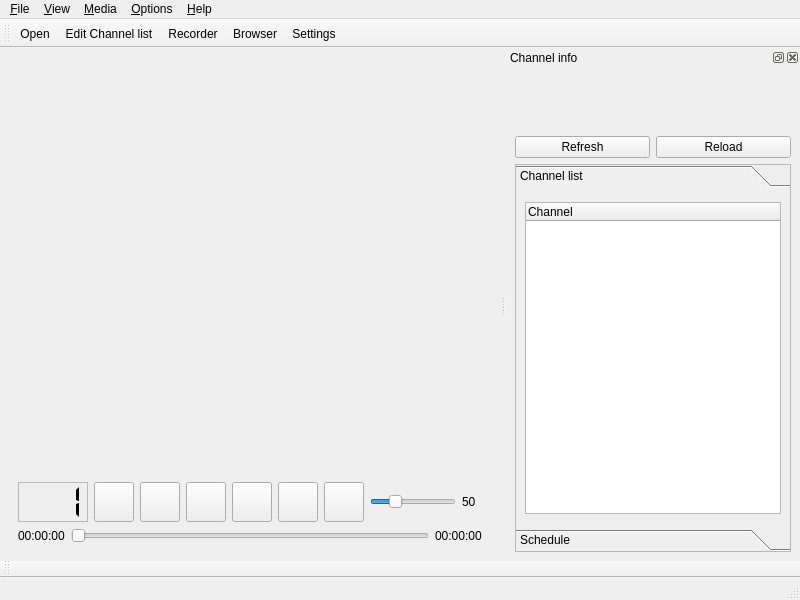
<ui version="4.0" >
 <class>MainWindow</class>
 <widget class="QMainWindow" name="MainWindow" >
  <property name="geometry" >
   <rect>
    <x>0</x>
    <y>0</y>
    <width>800</width>
    <height>600</height>
   </rect>
  </property>
  <property name="windowTitle" >
   <string>Tano Player</string>
  </property>
  <property name="windowIcon" >
   <iconset resource="images.qrc" >
    <normaloff>:/icons/images/tano.png</normaloff>:/icons/images/tano.png</iconset>
  </property>
  <widget class="QWidget" name="centralwidget" >
   <layout class="QVBoxLayout" name="centralLayout" >
    <item>
     <widget class="Video" native="1" name="videoWidget" />
    </item>
    <item>
     <widget class="QWidget" native="1" name="controlsWidget" >
      <property name="sizePolicy" >
       <sizepolicy vsizetype="Maximum" hsizetype="Preferred" >
        <horstretch>0</horstretch>
        <verstretch>0</verstretch>
       </sizepolicy>
      </property>
      <layout class="QVBoxLayout" name="verticalLayout" >
       <item>
        <layout class="QHBoxLayout" name="layoutButtons" >
         <item>
          <widget class="QLCDNumber" name="channelNumber" >
           <property name="minimumSize" >
            <size>
             <width>70</width>
             <height>40</height>
            </size>
           </property>
           <property name="maximumSize" >
            <size>
             <width>70</width>
             <height>40</height>
            </size>
           </property>
           <property name="frameShape" >
            <enum>QFrame::StyledPanel</enum>
           </property>
           <property name="numDigits" >
            <number>3</number>
           </property>
           <property name="segmentStyle" >
            <enum>QLCDNumber::Flat</enum>
           </property>
           <property name="value" stdset="0" >
            <double>1.000000000000000</double>
           </property>
          </widget>
         </item>
         <item>
          <widget class="QPushButton" name="buttonPlay" >
           <property name="minimumSize" >
            <size>
             <width>40</width>
             <height>40</height>
            </size>
           </property>
           <property name="maximumSize" >
            <size>
             <width>40</width>
             <height>40</height>
            </size>
           </property>
           <property name="toolTip" >
            <string>Play</string>
           </property>
           <property name="statusTip" >
            <string>Play</string>
           </property>
           <property name="icon" >
            <iconset resource="images.qrc" >
             <normaloff>:/icons/images/player_play.png</normaloff>:/icons/images/player_play.png</iconset>
           </property>
           <property name="iconSize" >
            <size>
             <width>32</width>
             <height>32</height>
            </size>
           </property>
          </widget>
         </item>
         <item>
          <widget class="QPushButton" name="buttonStop" >
           <property name="minimumSize" >
            <size>
             <width>40</width>
             <height>40</height>
            </size>
           </property>
           <property name="maximumSize" >
            <size>
             <width>40</width>
             <height>40</height>
            </size>
           </property>
           <property name="toolTip" >
            <string>Stop</string>
           </property>
           <property name="statusTip" >
            <string>Stop</string>
           </property>
           <property name="icon" >
            <iconset resource="images.qrc" >
             <normaloff>:/icons/images/player_stop.png</normaloff>:/icons/images/player_stop.png</iconset>
           </property>
           <property name="iconSize" >
            <size>
             <width>32</width>
             <height>32</height>
            </size>
           </property>
          </widget>
         </item>
         <item>
          <widget class="QPushButton" name="buttonBack" >
           <property name="minimumSize" >
            <size>
             <width>40</width>
             <height>40</height>
            </size>
           </property>
           <property name="maximumSize" >
            <size>
             <width>40</width>
             <height>40</height>
            </size>
           </property>
           <property name="toolTip" >
            <string>Back</string>
           </property>
           <property name="statusTip" >
            <string>Back</string>
           </property>
           <property name="icon" >
            <iconset resource="images.qrc" >
             <normaloff>:/icons/images/player_rew.png</normaloff>:/icons/images/player_rew.png</iconset>
           </property>
           <property name="iconSize" >
            <size>
             <width>32</width>
             <height>32</height>
            </size>
           </property>
          </widget>
         </item>
         <item>
          <widget class="QPushButton" name="buttonNext" >
           <property name="minimumSize" >
            <size>
             <width>40</width>
             <height>40</height>
            </size>
           </property>
           <property name="maximumSize" >
            <size>
             <width>40</width>
             <height>40</height>
            </size>
           </property>
           <property name="toolTip" >
            <string>Next</string>
           </property>
           <property name="statusTip" >
            <string>Next</string>
           </property>
           <property name="icon" >
            <iconset resource="images.qrc" >
             <normaloff>:/icons/images/player_fwd.png</normaloff>:/icons/images/player_fwd.png</iconset>
           </property>
           <property name="iconSize" >
            <size>
             <width>32</width>
             <height>32</height>
            </size>
           </property>
          </widget>
         </item>
         <item>
          <widget class="QPushButton" name="buttonRecord" >
           <property name="minimumSize" >
            <size>
             <width>40</width>
             <height>40</height>
            </size>
           </property>
           <property name="maximumSize" >
            <size>
             <width>40</width>
             <height>40</height>
            </size>
           </property>
           <property name="toolTip" >
            <string>Record Now</string>
           </property>
           <property name="statusTip" >
            <string>Record Now</string>
           </property>
           <property name="icon" >
            <iconset resource="images.qrc" >
             <normaloff>:/icons/images/record.png</normaloff>:/icons/images/record.png</iconset>
           </property>
           <property name="iconSize" >
            <size>
             <width>22</width>
             <height>22</height>
            </size>
           </property>
          </widget>
         </item>
         <item>
          <widget class="QPushButton" name="buttonMute" >
           <property name="maximumSize" >
            <size>
             <width>40</width>
             <height>40</height>
            </size>
           </property>
           <property name="toolTip" >
            <string>Mute</string>
           </property>
           <property name="statusTip" >
            <string>Mute</string>
           </property>
           <property name="icon" >
            <iconset resource="images.qrc" >
             <normaloff>:/icons/images/player_mute.png</normaloff>:/icons/images/player_mute.png</iconset>
           </property>
           <property name="iconSize" >
            <size>
             <width>32</width>
             <height>32</height>
            </size>
           </property>
           <property name="checkable" >
            <bool>true</bool>
           </property>
          </widget>
         </item>
         <item>
          <widget class="QSlider" name="volumeSlider" >
           <property name="sizePolicy" >
            <sizepolicy vsizetype="Fixed" hsizetype="MinimumExpanding" >
             <horstretch>0</horstretch>
             <verstretch>0</verstretch>
            </sizepolicy>
           </property>
           <property name="maximum" >
            <number>200</number>
           </property>
           <property name="sliderPosition" >
            <number>50</number>
           </property>
           <property name="orientation" >
            <enum>Qt::Horizontal</enum>
           </property>
          </widget>
         </item>
         <item>
          <widget class="QLabel" name="labelVolume" >
           <property name="minimumSize" >
            <size>
             <width>20</width>
             <height>0</height>
            </size>
           </property>
           <property name="text" >
            <string>50</string>
           </property>
          </widget>
         </item>
        </layout>
       </item>
       <item>
        <layout class="QHBoxLayout" name="layoutDuration" >
         <item>
          <widget class="QLabel" name="labelDuration" >
           <property name="text" >
            <string>00:00:00</string>
           </property>
          </widget>
         </item>
         <item>
          <widget class="QSlider" name="durationSlider" >
           <property name="orientation" >
            <enum>Qt::Horizontal</enum>
           </property>
          </widget>
         </item>
         <item>
          <widget class="QLabel" name="labelLenght" >
           <property name="text" >
            <string>00:00:00</string>
           </property>
          </widget>
         </item>
        </layout>
       </item>
      </layout>
     </widget>
    </item>
   </layout>
  </widget>
  <widget class="QMenuBar" name="menubar" >
   <property name="geometry" >
    <rect>
     <x>0</x>
     <y>0</y>
     <width>800</width>
     <height>24</height>
    </rect>
   </property>
   <widget class="QMenu" name="menuFile" >
    <property name="title" >
     <string>&amp;File</string>
    </property>
    <addaction name="actionOpenFile" />
    <addaction name="actionOpenUrl" />
    <addaction name="actionOpen" />
    <addaction name="separator" />
    <addaction name="actionBrowser" />
    <addaction name="actionRecorder" />
    <addaction name="separator" />
    <addaction name="actionClose" />
   </widget>
   <widget class="QMenu" name="menuAbout" >
    <property name="title" >
     <string>&amp;Help</string>
    </property>
    <addaction name="actionHelp" />
    <addaction name="actionUpdate" />
    <addaction name="actionAbout" />
   </widget>
   <widget class="QMenu" name="menuOptions" >
    <property name="title" >
     <string>&amp;Options</string>
    </property>
    <addaction name="actionEditPlaylist" />
    <addaction name="actionSettings" />
   </widget>
   <widget class="QMenu" name="menuMedia" >
    <property name="title" >
     <string>&amp;Media</string>
    </property>
    <widget class="QMenu" name="menuRatio" >
     <property name="title" >
      <string>Aspect ratio</string>
     </property>
     <property name="icon" >
      <iconset resource="images.qrc" >
       <normaloff>:/icons/images/video.png</normaloff>:/icons/images/video.png</iconset>
     </property>
     <addaction name="actionRatioOriginal" />
     <addaction name="actionRatio43" />
     <addaction name="actionRatio169" />
    </widget>
    <widget class="QMenu" name="menuVolume" >
     <property name="title" >
      <string>Volume</string>
     </property>
     <property name="icon" >
      <iconset resource="images.qrc" >
       <normaloff>:/icons/images/player_volume.png</normaloff>:/icons/images/player_volume.png</iconset>
     </property>
     <addaction name="actionMute" />
     <addaction name="actionVolumeUp" />
     <addaction name="actionVolumeDown" />
    </widget>
    <addaction name="actionPlay" />
    <addaction name="actionStop" />
    <addaction name="actionBack" />
    <addaction name="actionNext" />
    <addaction name="actionRecord" />
    <addaction name="menuVolume" />
    <addaction name="menuRatio" />
   </widget>
   <widget class="QMenu" name="menuView" >
    <property name="title" >
     <string>&amp;View</string>
    </property>
    <addaction name="actionTop" />
    <addaction name="actionLite" />
    <addaction name="actionFullscreen" />
    <addaction name="separator" />
    <addaction name="actionChannel_info" />
   </widget>
   <addaction name="menuFile" />
   <addaction name="menuView" />
   <addaction name="menuMedia" />
   <addaction name="menuOptions" />
   <addaction name="menuAbout" />
  </widget>
  <widget class="QStatusBar" name="statusbar" />
  <widget class="QToolBar" name="toolBar" >
   <property name="windowTitle" >
    <string>Main Toolbar</string>
   </property>
   <property name="iconSize" >
    <size>
     <width>32</width>
     <height>32</height>
    </size>
   </property>
   <property name="toolButtonStyle" >
    <enum>Qt::ToolButtonTextUnderIcon</enum>
   </property>
   <attribute name="toolBarArea" >
    <enum>TopToolBarArea</enum>
   </attribute>
   <attribute name="toolBarBreak" >
    <bool>false</bool>
   </attribute>
   <addaction name="actionOpenToolbar" />
   <addaction name="actionEditPlaylist" />
   <addaction name="actionRecorder" />
   <addaction name="actionBrowser" />
   <addaction name="actionSettings" />
  </widget>
  <widget class="QDockWidget" name="playlistWidget" >
   <property name="windowIcon" >
    <iconset resource="images.qrc" >
     <normaloff>:/icons/images/folder_video.png</normaloff>:/icons/images/folder_video.png</iconset>
   </property>
   <property name="floating" >
    <bool>false</bool>
   </property>
   <property name="features" >
    <set>QDockWidget::AllDockWidgetFeatures</set>
   </property>
   <property name="allowedAreas" >
    <set>Qt::LeftDockWidgetArea|Qt::RightDockWidgetArea</set>
   </property>
   <property name="windowTitle" >
    <string>Channel info</string>
   </property>
   <attribute name="dockWidgetArea" >
    <number>2</number>
   </attribute>
   <widget class="QWidget" name="dockWidgetContents" >
    <layout class="QVBoxLayout" name="verticalLayout_4" >
     <item>
      <widget class="QLabel" name="labelLanguage" >
       <property name="text" >
        <string/>
       </property>
      </widget>
     </item>
     <item>
      <widget class="QLabel" name="labelNow" >
       <property name="text" >
        <string/>
       </property>
      </widget>
     </item>
     <item>
      <widget class="QLabel" name="labelNext" >
       <property name="text" >
        <string/>
       </property>
      </widget>
     </item>
     <item>
      <layout class="QHBoxLayout" name="horizontalLayout" >
       <item>
        <widget class="QPushButton" name="buttonRefresh" >
         <property name="text" >
          <string>Refresh</string>
         </property>
        </widget>
       </item>
       <item>
        <widget class="QPushButton" name="buttonReload" >
         <property name="text" >
          <string>Reload</string>
         </property>
        </widget>
       </item>
      </layout>
     </item>
     <item>
      <widget class="QToolBox" name="channelToolBox" >
       <property name="minimumSize" >
        <size>
         <width>275</width>
         <height>0</height>
        </size>
       </property>
       <property name="frameShape" >
        <enum>QFrame::StyledPanel</enum>
       </property>
       <property name="currentIndex" >
        <number>0</number>
       </property>
       <widget class="QWidget" name="pageList" >
        <property name="geometry" >
         <rect>
          <x>0</x>
          <y>0</y>
          <width>265</width>
          <height>299</height>
         </rect>
        </property>
        <attribute name="label" >
         <string>Channel list</string>
        </attribute>
        <layout class="QVBoxLayout" name="verticalLayout_7" >
         <item>
          <widget class="QTreeWidget" name="playlistTree" >
           <property name="editTriggers" >
            <set>QAbstractItemView::NoEditTriggers</set>
           </property>
           <property name="animated" >
            <bool>true</bool>
           </property>
           <property name="columnCount" >
            <number>1</number>
           </property>
           <column>
            <property name="text" >
             <string>Channel</string>
            </property>
           </column>
          </widget>
         </item>
        </layout>
       </widget>
       <widget class="QWidget" name="pageEpg" >
        <property name="geometry" >
         <rect>
          <x>0</x>
          <y>0</y>
          <width>139</width>
          <height>66</height>
         </rect>
        </property>
        <attribute name="label" >
         <string>Schedule</string>
        </attribute>
        <layout class="QVBoxLayout" name="verticalLayout_3" >
         <item>
          <widget class="QTabWidget" name="epgTabWidget" >
           <property name="currentIndex" >
            <number>0</number>
           </property>
           <widget class="QWidget" name="tabToday" >
            <attribute name="title" >
             <string>Today</string>
            </attribute>
            <layout class="QVBoxLayout" name="verticalLayout_2" >
             <item>
              <widget class="EpgToday" native="1" name="epgToday" />
             </item>
            </layout>
           </widget>
           <widget class="QWidget" name="tabTomorrow" >
            <attribute name="title" >
             <string>Tomorrow</string>
            </attribute>
            <layout class="QVBoxLayout" name="verticalLayout_6" >
             <item>
              <widget class="QLabel" name="label" >
               <property name="text" >
                <string>&lt;center>Comming soon!&lt;/center></string>
               </property>
              </widget>
             </item>
            </layout>
           </widget>
          </widget>
         </item>
        </layout>
       </widget>
      </widget>
     </item>
    </layout>
   </widget>
  </widget>
  <widget class="QToolBar" name="toolBarOsd" >
   <property name="windowTitle" >
    <string>Controls Toolbar</string>
   </property>
   <property name="allowedAreas" >
    <set>Qt::BottomToolBarArea|Qt::TopToolBarArea</set>
   </property>
   <attribute name="toolBarArea" >
    <enum>BottomToolBarArea</enum>
   </attribute>
   <attribute name="toolBarBreak" >
    <bool>false</bool>
   </attribute>
  </widget>
  <action name="actionAbout" >
   <property name="icon" >
    <iconset resource="images.qrc" >
     <normaloff>:/icons/images/tano.png</normaloff>:/icons/images/tano.png</iconset>
   </property>
   <property name="text" >
    <string>About Tano Player</string>
   </property>
  </action>
  <action name="actionClose" >
   <property name="icon" >
    <iconset resource="images.qrc" >
     <normaloff>:/icons/images/exit.png</normaloff>:/icons/images/exit.png</iconset>
   </property>
   <property name="text" >
    <string>&amp;Exit</string>
   </property>
   <property name="shortcut" >
    <string>Ctrl+Q</string>
   </property>
  </action>
  <action name="actionSettings" >
   <property name="icon" >
    <iconset resource="images.qrc" >
     <normaloff>:/icons/images/settings.png</normaloff>:/icons/images/settings.png</iconset>
   </property>
   <property name="text" >
    <string>&amp;Settings</string>
   </property>
  </action>
  <action name="actionFullscreen" >
   <property name="checkable" >
    <bool>true</bool>
   </property>
   <property name="text" >
    <string>&amp;Fullscreen</string>
   </property>
  </action>
  <action name="actionOpen" >
   <property name="icon" >
    <iconset resource="images.qrc" >
     <normaloff>:/icons/images/fileopen.png</normaloff>:/icons/images/fileopen.png</iconset>
   </property>
   <property name="text" >
    <string>&amp;Open Channel list</string>
   </property>
  </action>
  <action name="actionOpenFile" >
   <property name="icon" >
    <iconset resource="images.qrc" >
     <normaloff>:/icons/images/fileopen.png</normaloff>:/icons/images/fileopen.png</iconset>
   </property>
   <property name="text" >
    <string>Open &amp;File</string>
   </property>
  </action>
  <action name="actionBrowser" >
   <property name="icon" >
    <iconset resource="images.qrc" >
     <normaloff>:/icons/images/browser.png</normaloff>:/icons/images/browser.png</iconset>
   </property>
   <property name="text" >
    <string>&amp;Browser</string>
   </property>
  </action>
  <action name="actionEditPlaylist" >
   <property name="icon" >
    <iconset resource="images.qrc" >
     <normaloff>:/icons/images/edit.png</normaloff>:/icons/images/edit.png</iconset>
   </property>
   <property name="text" >
    <string>Edit Channel list</string>
   </property>
  </action>
  <action name="actionHelp" >
   <property name="enabled" >
    <bool>false</bool>
   </property>
   <property name="icon" >
    <iconset resource="images.qrc" >
     <normaloff>:/icons/images/help.png</normaloff>:/icons/images/help.png</iconset>
   </property>
   <property name="text" >
    <string>&amp;Help</string>
   </property>
  </action>
  <action name="actionChannel_info" >
   <property name="checkable" >
    <bool>true</bool>
   </property>
   <property name="checked" >
    <bool>true</bool>
   </property>
   <property name="text" >
    <string>Channel info</string>
   </property>
  </action>
  <action name="actionOpenUrl" >
   <property name="icon" >
    <iconset resource="images.qrc" >
     <normaloff>:/icons/images/fileopen.png</normaloff>:/icons/images/fileopen.png</iconset>
   </property>
   <property name="text" >
    <string>Open URL</string>
   </property>
  </action>
  <action name="actionUpdate" >
   <property name="icon" >
    <iconset resource="images.qrc" >
     <normaloff>:/icons/images/update.png</normaloff>:/icons/images/update.png</iconset>
   </property>
   <property name="text" >
    <string>Check for updates</string>
   </property>
  </action>
  <action name="actionRatioOriginal" >
   <property name="checkable" >
    <bool>true</bool>
   </property>
   <property name="checked" >
    <bool>true</bool>
   </property>
   <property name="text" >
    <string>Original</string>
   </property>
  </action>
  <action name="actionRatio43" >
   <property name="checkable" >
    <bool>true</bool>
   </property>
   <property name="text" >
    <string>4:3</string>
   </property>
  </action>
  <action name="actionRatio169" >
   <property name="checkable" >
    <bool>true</bool>
   </property>
   <property name="text" >
    <string>16:9</string>
   </property>
  </action>
  <action name="actionOpenToolbar" >
   <property name="icon" >
    <iconset resource="images.qrc" >
     <normaloff>:/icons/images/fileopen.png</normaloff>:/icons/images/fileopen.png</iconset>
   </property>
   <property name="text" >
    <string>Open</string>
   </property>
  </action>
  <action name="actionPlay" >
   <property name="icon" >
    <iconset resource="images.qrc" >
     <normaloff>:/icons/images/player_play.png</normaloff>:/icons/images/player_play.png</iconset>
   </property>
   <property name="text" >
    <string>Play</string>
   </property>
  </action>
  <action name="actionStop" >
   <property name="icon" >
    <iconset resource="images.qrc" >
     <normaloff>:/icons/images/player_stop.png</normaloff>:/icons/images/player_stop.png</iconset>
   </property>
   <property name="text" >
    <string>Stop</string>
   </property>
  </action>
  <action name="actionTop" >
   <property name="checkable" >
    <bool>true</bool>
   </property>
   <property name="text" >
    <string>Always on top</string>
   </property>
  </action>
  <action name="actionRestore" >
   <property name="icon" >
    <iconset resource="images.qrc" >
     <normaloff>:/icons/images/win.png</normaloff>:/icons/images/win.png</iconset>
   </property>
   <property name="text" >
    <string>Restore</string>
   </property>
  </action>
  <action name="actionLite" >
   <property name="checkable" >
    <bool>true</bool>
   </property>
   <property name="text" >
    <string>Simple Mode</string>
   </property>
  </action>
  <action name="actionToolbar" >
   <property name="checkable" >
    <bool>true</bool>
   </property>
   <property name="checked" >
    <bool>true</bool>
   </property>
   <property name="text" >
    <string>Main Toolbar</string>
   </property>
  </action>
  <action name="actionNext" >
   <property name="icon" >
    <iconset resource="images.qrc" >
     <normaloff>:/icons/images/player_fwd.png</normaloff>:/icons/images/player_fwd.png</iconset>
   </property>
   <property name="text" >
    <string>Next</string>
   </property>
  </action>
  <action name="actionBack" >
   <property name="icon" >
    <iconset resource="images.qrc" >
     <normaloff>:/icons/images/player_rew.png</normaloff>:/icons/images/player_rew.png</iconset>
   </property>
   <property name="text" >
    <string>Back</string>
   </property>
  </action>
  <action name="actionMute" >
   <property name="checkable" >
    <bool>true</bool>
   </property>
   <property name="icon" >
    <iconset resource="images.qrc" >
     <normaloff>:/icons/images/player_mute.png</normaloff>:/icons/images/player_mute.png</iconset>
   </property>
   <property name="text" >
    <string>Mute</string>
   </property>
  </action>
  <action name="actionVolumeUp" >
   <property name="icon" >
    <iconset resource="images.qrc" >
     <normaloff>:/icons/images/up.png</normaloff>:/icons/images/up.png</iconset>
   </property>
   <property name="text" >
    <string>Volume up</string>
   </property>
  </action>
  <action name="actionVolumeDown" >
   <property name="icon" >
    <iconset resource="images.qrc" >
     <normaloff>:/icons/images/down.png</normaloff>:/icons/images/down.png</iconset>
   </property>
   <property name="text" >
    <string>Volume down</string>
   </property>
  </action>
  <action name="actionRecorder" >
   <property name="icon" >
    <iconset resource="images.qrc" >
     <normaloff>:/icons/images/recorder.png</normaloff>:/icons/images/recorder.png</iconset>
   </property>
   <property name="text" >
    <string>Recorder</string>
   </property>
  </action>
  <action name="actionRecord" >
   <property name="icon" >
    <iconset resource="images.qrc" >
     <normaloff>:/icons/images/record.png</normaloff>:/icons/images/record.png</iconset>
   </property>
   <property name="text" >
    <string>Record Now</string>
   </property>
  </action>
  <action name="actionCToolbar" >
   <property name="checkable" >
    <bool>true</bool>
   </property>
   <property name="checked" >
    <bool>true</bool>
   </property>
   <property name="text" >
    <string>Controls Toolbar</string>
   </property>
  </action>
 </widget>
 <customwidgets>
  <customwidget>
   <class>Video</class>
   <extends>QWidget</extends>
   <header>video/Video.h</header>
   <container>1</container>
  </customwidget>
  <customwidget>
   <class>EpgToday</class>
   <extends>QWidget</extends>
   <header>epg/EpgToday.h</header>
   <container>1</container>
  </customwidget>
 </customwidgets>
 <resources>
  <include location="images.qrc" />
 </resources>
 <connections>
  <connection>
   <sender>volumeSlider</sender>
   <signal>valueChanged(int)</signal>
   <receiver>labelVolume</receiver>
   <slot>setNum(int)</slot>
   <hints>
    <hint type="sourcelabel" >
     <x>413</x>
     <y>511</y>
    </hint>
    <hint type="destinationlabel" >
     <x>486</x>
     <y>511</y>
    </hint>
   </hints>
  </connection>
  <connection>
   <sender>buttonMute</sender>
   <signal>clicked()</signal>
   <receiver>actionMute</receiver>
   <slot>trigger()</slot>
   <hints>
    <hint type="sourcelabel" >
     <x>328</x>
     <y>511</y>
    </hint>
    <hint type="destinationlabel" >
     <x>-1</x>
     <y>-1</y>
    </hint>
   </hints>
  </connection>
  <connection>
   <sender>buttonRecord</sender>
   <signal>clicked()</signal>
   <receiver>actionRecord</receiver>
   <slot>trigger()</slot>
   <hints>
    <hint type="sourcelabel" >
     <x>284</x>
     <y>511</y>
    </hint>
    <hint type="destinationlabel" >
     <x>-1</x>
     <y>-1</y>
    </hint>
   </hints>
  </connection>
  <connection>
   <sender>buttonNext</sender>
   <signal>clicked()</signal>
   <receiver>actionNext</receiver>
   <slot>trigger()</slot>
   <hints>
    <hint type="sourcelabel" >
     <x>240</x>
     <y>511</y>
    </hint>
    <hint type="destinationlabel" >
     <x>-1</x>
     <y>-1</y>
    </hint>
   </hints>
  </connection>
  <connection>
   <sender>buttonBack</sender>
   <signal>clicked()</signal>
   <receiver>actionBack</receiver>
   <slot>trigger()</slot>
   <hints>
    <hint type="sourcelabel" >
     <x>196</x>
     <y>511</y>
    </hint>
    <hint type="destinationlabel" >
     <x>-1</x>
     <y>-1</y>
    </hint>
   </hints>
  </connection>
  <connection>
   <sender>buttonStop</sender>
   <signal>clicked()</signal>
   <receiver>actionStop</receiver>
   <slot>trigger()</slot>
   <hints>
    <hint type="sourcelabel" >
     <x>152</x>
     <y>511</y>
    </hint>
    <hint type="destinationlabel" >
     <x>-1</x>
     <y>-1</y>
    </hint>
   </hints>
  </connection>
  <connection>
   <sender>buttonPlay</sender>
   <signal>clicked()</signal>
   <receiver>actionPlay</receiver>
   <slot>trigger()</slot>
   <hints>
    <hint type="sourcelabel" >
     <x>108</x>
     <y>511</y>
    </hint>
    <hint type="destinationlabel" >
     <x>-1</x>
     <y>-1</y>
    </hint>
   </hints>
  </connection>
 </connections>
</ui>
